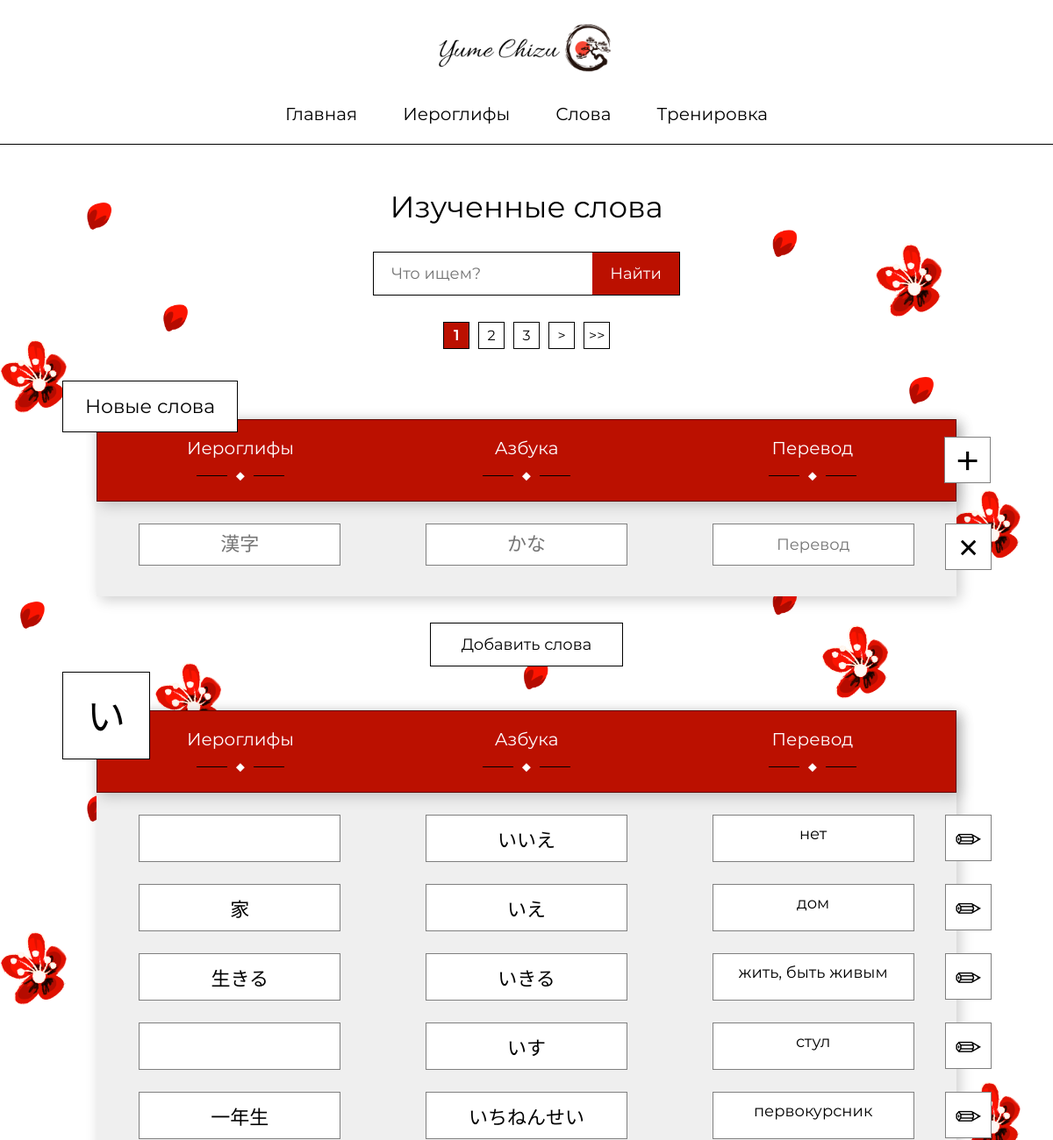
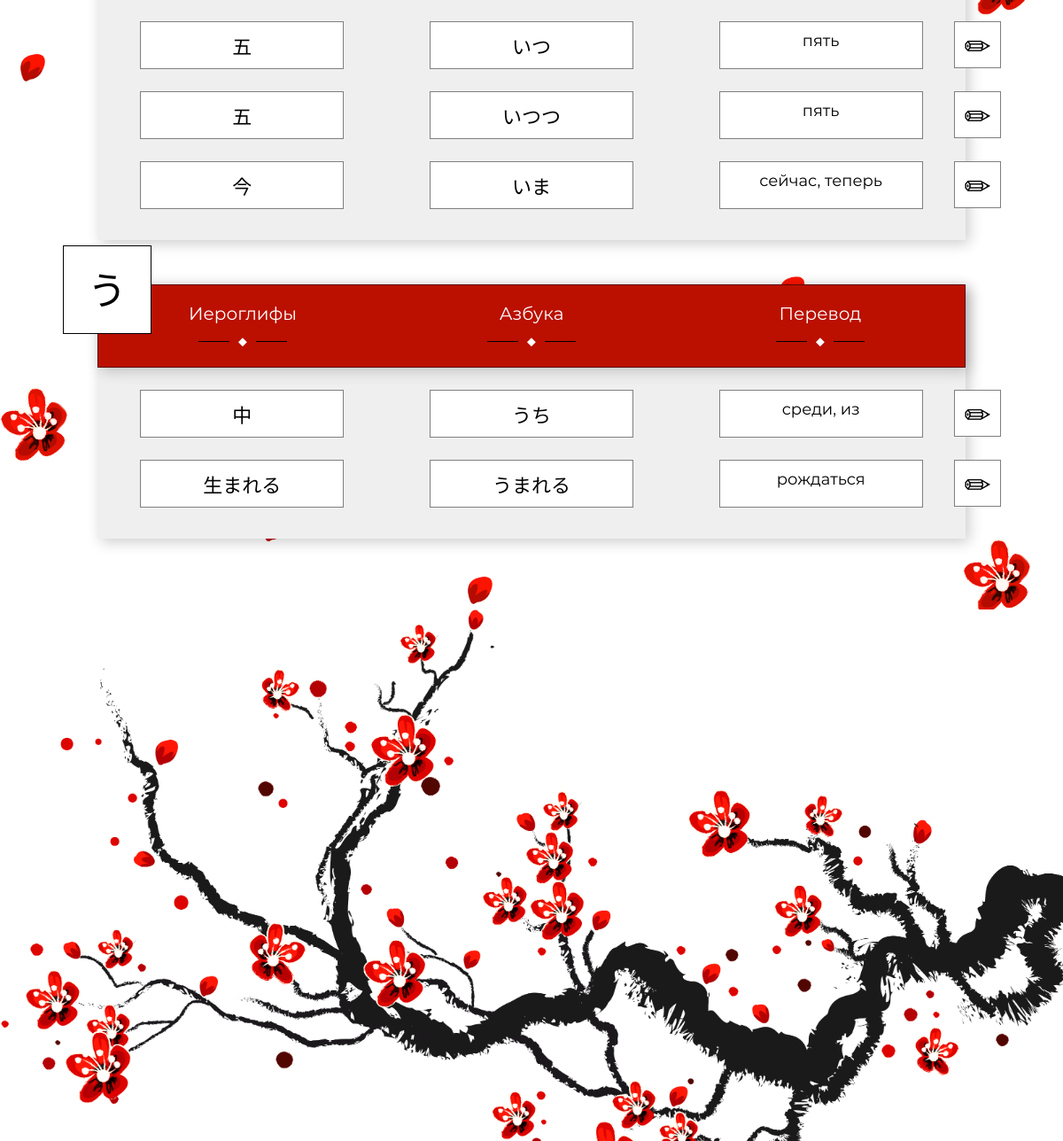
The page /words.php on the database its author committed (2 pictures, top to bottom).
### tables this page shows
CREATE TABLE `words` (
  `ID` int(11) NOT NULL,
  `word_kanji` varchar(500) DEFAULT NULL,
  `kana` varchar(200) NOT NULL,
  `translation` varchar(200) NOT NULL
);

CREATE TABLE `combinations` (
  `ID` int(11) NOT NULL,
  `combination` varchar(200) NOT NULL,
  `kana` varchar(200) NOT NULL,
  `translation` varchar(200) NOT NULL
);

### words.php (the view, shortened to what this page needs)
<?php
include 'config.php';
if (isset($_GET['page'])) {
	$page = $_GET['page'];
} else {
	$page = 1;
}
$kol = 10;
$art = ($page * $kol) - $kol;
$total = $mysqli->query("SELECT * FROM words")->{'num_rows'} + $mysqli->query("SELECT * FROM combinations")->{'num_rows'};
$str_pag = ceil($total / $kol);
$selectWords = $mysqli->query("SELECT * FROM words ORDER BY kana");
$words = [];
while($item = $selectWords->fetch_array()) {
	$item['from'] = 'words';
	array_push($words, $item);
}
$selectCombs = $mysqli->query("SELECT * FROM combinations ORDER BY kana");
while($item = $selectCombs->fetch_array()) {
	$item['from'] = 'combs';
	array_push($words, $item);
}
$wordsKana=array_map(function($el) {
	return $el['kana'];
}, $words);
sort($wordsKana);
$result = [];
foreach ($wordsKana as $item) {
	foreach ($words as $word) {
		if ($item == $word['kana']) {
			array_push($result, $word);
		}
	}
}
$resultOnPage = array_slice($result, $art, $kol);
$sortedByKana = [];
$memory = null;
foreach($resultOnPage as &$word) {
	preg_match_all('/./u', $word['kana'], $letter);
	if ($letter[0][0] != $memory) {
		$memory = $letter[0][0];
		$sortedByKana[$memory] = array();
	}
	$sortedByKana[$memory][] = $word;
}
?>
<!DOCTYPE html>
<html lang="ru">
<head>
	<link rel="stylesheet" href="css/style.css">
</head>
<body>
	<?include("includes/header.php")?>
	<section class="section">
		<div class="container">
			<div class="section__wp single-kanji__section-wp">
				<div class="section__top">
					<div class="section__title-wp">
						<h2 class="section__title">Изученные слова</h2>
					</div>
				</div>
				<div class="section__tools">
					<?include('includes/search-block.php')?>
				</div>
				<div class="section__page-nav">
					<?php
						if ($page != $str_pag) $nextpage = " <a class='pages__item pages__item_move' href=words.php?page=". ($page + 1) .">></a>
																			<a class='pages__item pages__item_move' href=words.php?page=" .$str_pag. ">>></a>";
						if($page + 2 <= $str_pag) $page2right = "<a class='pages__item pages__item_move' href=words.php?page=". ($page + 2) .'>'. ($page + 2) .'</a>';
						if($page + 1 <= $str_pag) $page1right = "<a class='pages__item pages__item_move' href=words.php?page=". ($page + 1) .'>'. ($page + 1) .'</a>';
						echo $pervpage.$page2left.$page1left."<b class='pages__selected pages__item'>".$page."</b>".$page1right.$page2right.$nextpage;
					?>
				</div>
				<div class="words__content">
					<form method="GET" action="controller/words.php">
						<div class="words__table section__table section__table_small">
							<div class="section__table-row-head section__table-row">
								<div class="section__table-title-wp section__table-title-wp_left section__table-title-wp_small"><h3 class="section__table-title">Новые слова</h3></div>
								<div class="section__table-item section__table-item-head">
									<h4>Иероглифы</h4>
									<div class="section__sep section__sep_white">&#9670;</div>
								</div>
								<div class="section__table-item section__table-item-head">
									<h4>Азбука</h4>
									<div class="section__sep section__sep_white">&#9670;</div>
								</div>
								<div class="section__table-item section__table-item-head">
									<h4>Перевод</h4>
									<div class="section__sep section__sep_white">&#9670;</div>
								</div>
								<span class="section__table-row-icon section__table-row-add">&plus;</span>
							</div>
							<div class="section__table-row">
								<input name="wordKanji[]" type="text" class="section__table-item section__table-item_kanji" placeholder="漢字">
								<input required name="wordKana[]" type="text" class="section__table-item section__table-item_kanji" placeholder="かな">
								<input required name="wordTranslation[]" type="text" class="section__table-item" placeholder="Перевод">
								<span class="section__table-row-icon section__table-row-delete">&times;</span>
							</div>
						</div>
						<button class="button button_centered">Добавить слова</button>
					</form>
					<?php
					foreach($sortedByKana as &$letter) {
						$current = key($sortedByKana); ?>
						<div class="words__table words-letter__table section__table section__table_small">
							<div class="section__table-row-head section__table-row">
								<div class="section__table-title-wp section__table-title-wp_left section__table-title-wp_small">
									<h3 class="section__table-title"><?=$current?></h3>
								</div>
								<div class="section__table-item section__table-item-head">
									<h4>Иероглифы</h4>
									<div class="section__sep section__sep_white">&#9670;</div>
								</div>
								<div class="section__table-item section__table-item-head">
									<h4>Азбука</h4>
									<div class="section__sep section__sep_white">&#9670;</div>
								</div>
								<div class="section__table-item section__table-item-head">
									<h4>Перевод</h4>
									<div class="section__sep section__sep_white">&#9670;</div>
								</div>
							</div>
						<?php foreach($letter as &$word) {
							$wordKanji = $word[1];
							$kana = $word['kana'];
							$translation = $word['translation']; ?>
							<div class="section__table-row">
								<div class="section__table-item section__table-item_kanji"><?=$wordKanji?></div>
								<div class="section__table-item section__table-item_kanji"><?=$kana?></div>
								<div class="section__table-item"><?=$translation?></div>
								<span class="section__table-row-icon section__table-row-change">&#9999;</span>
							</div>
						<?php } ?>
						</div>
						<?php next($sortedByKana);
					}
					?>
				</div>
			</div>
		</div>
	</section>
	<?include('includes/footer.php')?>
</body>
</html>

### css/style.css (style rules this page uses)
*, *::before, *::after { margin: 0; padding: 0; box-sizing: border-box; outline: none; }
a { text-decoration: none; }
body { font-family: 'Montserrat', sans-serif; }
h1, h2, h3, h4, h5, h6 { font-weight: 400; }
.container { max-width: 1100px; margin: 0 auto; height: auto; padding: 0 20px; box-sizing: content-box; }
.section { background-image: url('../images/bg/section-bg.png'); background-repeat: repeat-y; background-position: top; background-size: contain; border-top: 1px solid #000; padding: 50px 0; }
.section__top { display: flex; justify-content: center; }
.section__title-wp { margin: 0 50px; }
.section__title { font-size: 34px; }
.section__tools { display: flex; justify-content: center; margin: 30px 0; }
.button { display: block; border: 1px solid #000; padding: 13px 35px; color: #000; font-size: 18px; background-color: #fff; transition: border-color .3s ease-out, color .3s ease-out, border-radius .1s ease-out; cursor: pointer; font-family: 'Montserrat', serif; }
.button_centered { margin-left: auto; margin-right: auto; width: fit-content; }
.section__sep { color: #bb1000; position: relative; margin: 8px 0 18px 0; }
.section__sep_white { color: white; }
.section__sep::before, .section__sep::after { content: ''; display: block; height: 1px; width: 35px; position: absolute; background-color: #000; top: 50%; }
.section__sep::before { right: 20px; }
.section__sep::after { left: 20px; }
.section__table { margin-top: 50px; background-color: #efefef; box-shadow: 4px 4px 15px rgba(0, 0, 0, 0.2); padding-bottom: 10px; }
.section__table_small { margin-left: 60px; margin-right: 60px; }
.section__table-title-wp { position: absolute; top: -35px; background: #fff; border: 1px solid #000; width: 300px; text-align: center; }
.section__table-title-wp_left { left: -40px; top: -45px; }
.section__table-title-wp_small { width: 200px; }
.section__table-title-wp_small .section__table-title { padding: 15px 0; }
.section__table-title { padding: 20px 0; font-size: 22px; }
.section__table-row { display: flex; justify-content: space-around; margin: 25px 0; position: relative; }
.section__table-row-head { box-shadow: 4px 4px 15px rgba(0, 0, 0, 0.2); background-color: #bb1000; border: 1px solid rgba(0,0,0,.5); padding-top: 20px; }
.section__table-row-icon { display: block; width: 53px; text-align: center; height: 53px; position: absolute; right: -40px; top: 0; line-height: 54px; font-size: 50px; border: 1px solid rgba(0,0,0,0.5); background-color: #fff; padding: 0 5px; cursor: pointer; transition: color .3s ease-out, border-color .3s ease-out; }
.section__table-row-add { top: 19px; }
.section__table-row-change { font-size: 36px; }
.section__table-item { width: 230px; display: flex; flex-direction: column; align-items: center; text-align: center; border: 1px solid rgba(0,0,0,.5); background-color: #fff; padding: 10px; font-size: 18px; margin: 0 10px; font-family: 'Montserrat', serif; }
.section__table-row input { max-width: 230px; width: 100%; }
.section__table-item_kanji { font-family: 'Noto-serifJP', serif; font-size: 22px; }
.section__table-item-head { background: none; border: none; padding: 0; }
.section__table-item-head h4 { color: white; font-size: 20px; }
.words__content { margin-top: 80px; }
.words__table { margin-bottom: 30px; }
.words-letter__table .section__table-title-wp { width: 100px; height: 100px; }
.words-letter__table .section__table-title { font-size: 44px; font-family: 'Noto-serifJP', serif; }
.section__page-nav { display: flex; justify-content: center; margin-bottom: 30px; }
.pages__item { background-color: #fff; width: 30px; text-align: center; display: inline-block; padding: 5px; border: 1px solid #000; color: #000; transition: background-color .15s ease-out; }
.pages__item + .pages__item { margin-left: 10px; }
.pages__selected { background-color: #bb1000; color: #fff; }

### rows shown on the page
words: kana "いいえ", translation "нет"
words: word_kanji "家", kana "いえ", translation "дом"
words: word_kanji "生きる", kana "いきる", translation "жить, быть живым"
words: kana "いす", translation "стул"
combinations: combination "一年生", kana "いちねんせい", translation "первокурсник"
words: word_kanji "五", kana "いつ", translation "пять"
words: word_kanji "五", kana "いつつ", translation "пять"
words: word_kanji "今", kana "いま", translation "сейчас, теперь"
words: word_kanji "中", kana "うち", translation "среди, из"
words: word_kanji "生まれる", kana "うまれる", translation "рождаться"

### other values the page prints
$page "1"
$page + 1 "2"
$page + 2 "3"
$current "い"
$current "う"
